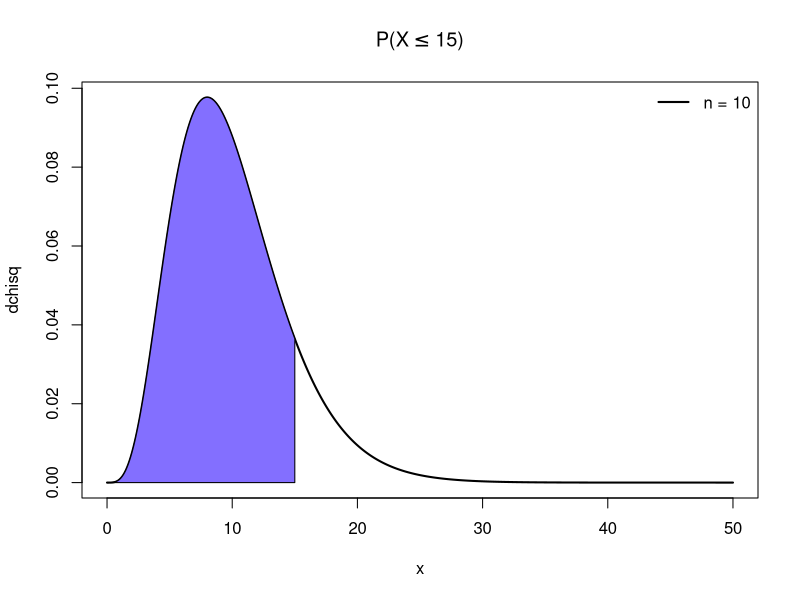
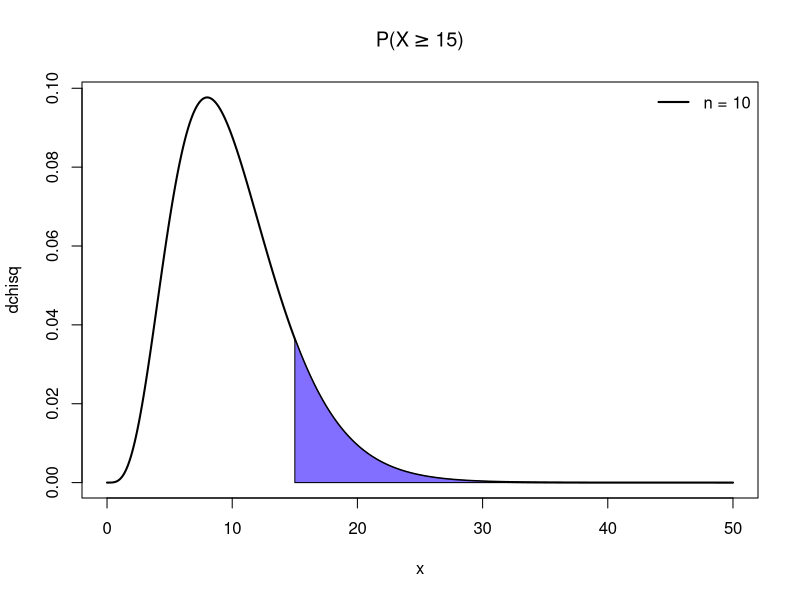
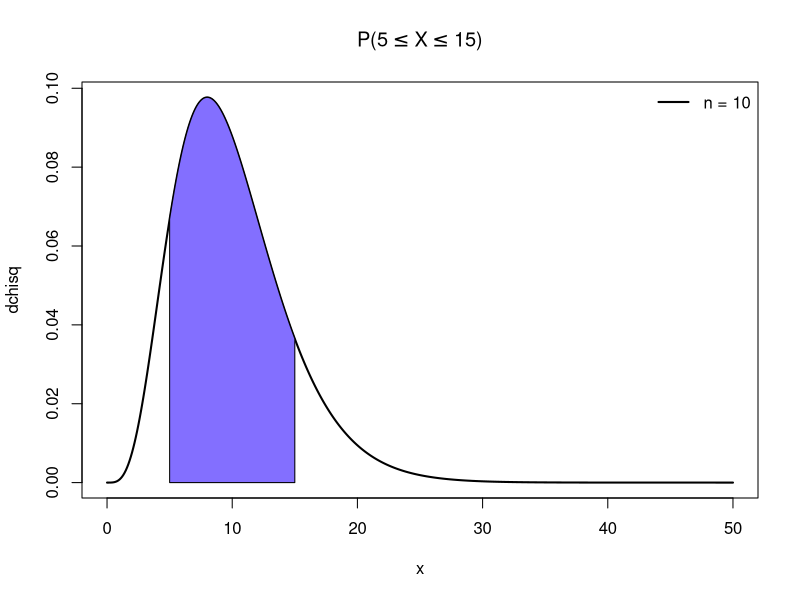
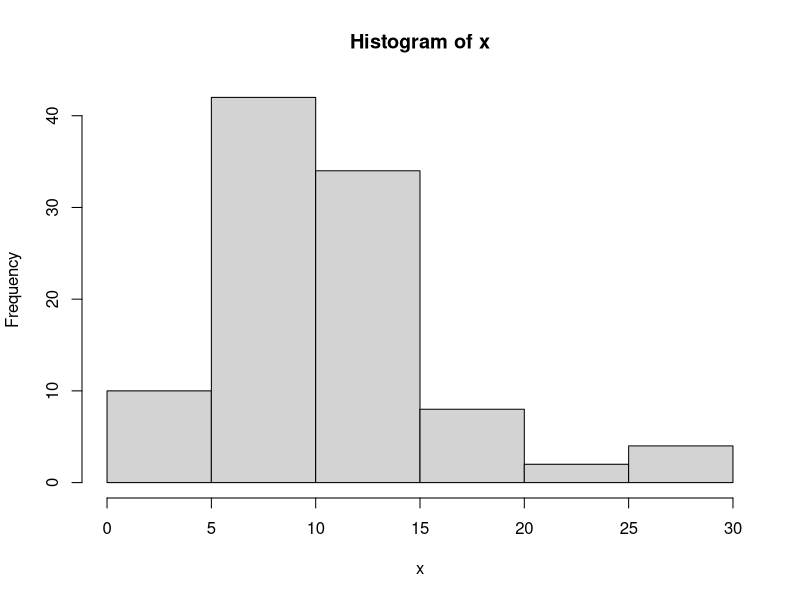
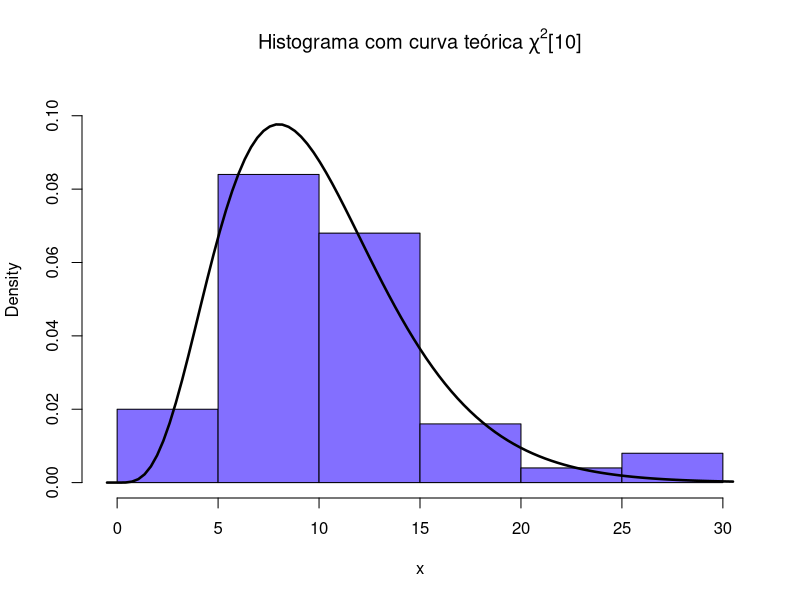
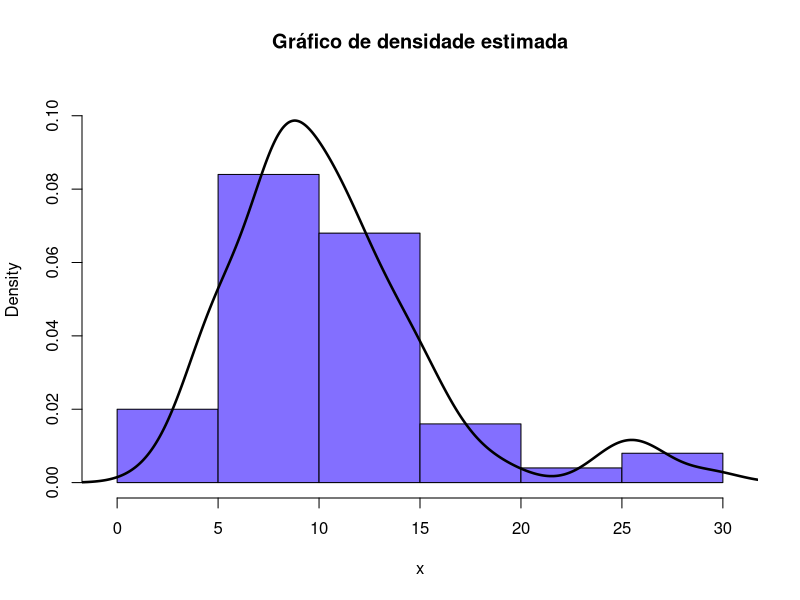

These charts were generated, in order, by the following R code:
## ---- chunk 1
knitr::opts_chunk$set(echo = TRUE)
## ---- chunk 2
quantil = 15
n = 10
## ---- chunk 3
cat('f(15, 10) = ', dchisq(quantil, n))
## ---- chunk 4
x = seq(0, 50, by = 0.1)
plot(x, dchisq(x, n), type = 'l', ylab = 'dchisq', lwd = 2, main = expression(paste('P(X', phantom()<= 15, ')')))
polygon(x = c(0, seq(0, quantil, by = 0.05), quantil), y = c(0, dchisq(seq(0, quantil, by = 0.05), n), 0), col = 'SlateBlue1')
legend("topright", legend = c('n = 10'), 
       lty=1, col=c('black'), lwd=2, bty="n")
## ---- chunk 5
cat('P(X <= 15) = ', pchisq(quantil, n))
## ---- chunk 6
plot(x, dchisq(x, n), type = 'l', ylab = 'dchisq', lwd = 2, main = expression(paste('P(X', phantom()>= 15, ')')))
polygon(x = c(quantil, seq(quantil, 50, by = 0.05), 50), y = c(0, dchisq(seq(quantil, 50, by = 0.05), n), 0), col = 'SlateBlue1')
legend("topright", legend = c('n = 10'), 
       lty=1, col=c('black'), lwd=2, bty="n")
## ---- chunk 7
cat('P(X >= 15) = ', pchisq(quantil, n, lower.tail = FALSE))
## ---- chunk 8
plot(x, dchisq(x, n), type = 'l', ylab = 'dchisq', lwd = 2, main = expression(paste('P(', 5 <= X,
                       phantom()<= 15, ')')))
polygon(x = c(5, seq(5, 15, by = 0.05), 15), y = c(0, dchisq(seq(5, 15, by = 0.05), n), 0), col = 'SlateBlue1')
legend("topright", legend = c('n = 10'), 
       lty=1, col=c('black'), lwd=2, bty="n")
## ---- chunk 9
cat('P(5 <= X <= 15) = ', pchisq(15, n) - pchisq(5, n))
## ---- chunk 10
cat('P(X <= x) = 0.95\n', 'x = ', qchisq(0.95, n))
## ---- chunk 11
x = rchisq(100, n)
## ---- chunk 12
y = hist(x)
lim.y = c(0, max(y$density) + max(y$density)/4)
lim.x = c(min(y$breaks) - 0.5, max(y$breaks) + 0.5)
## ---- chunk 13
hist(x, probability = TRUE, main = expression(paste('Histograma com curva teórica ', chi^2, '[10]')),
     col = "SlateBlue1", xlim = lim.x, ylim = lim.y) 
curve(dchisq(x, n), add=T, lwd = 2.5)

hist(x, freq = F, main = "Gráfico de densidade estimada", col = "SlateBlue1", xlim = lim.x, ylim = lim.y)
lines(density(x), lwd = 2.5)
